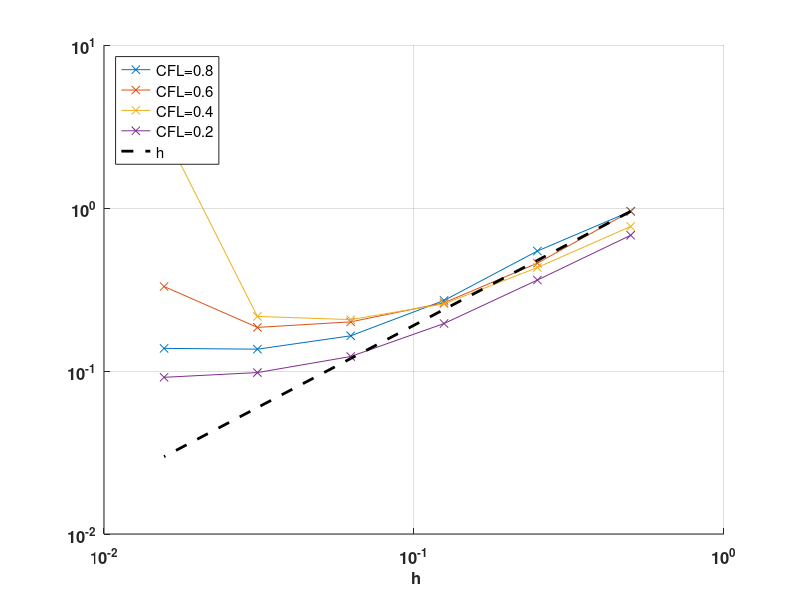
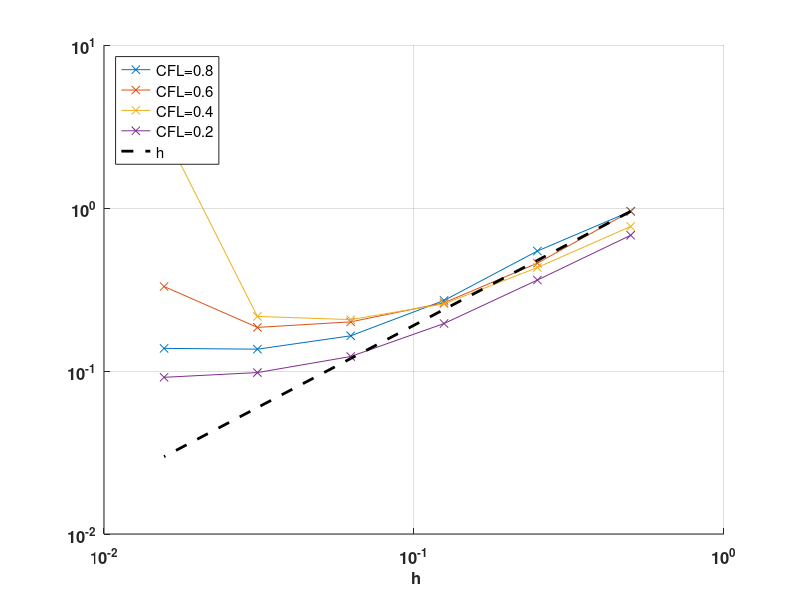

Write the MATLAB code that produced these figures, in order.
function example5()

load ./results/BITexample5_0.8.mat
err=stopTimeL2ErrH(:,1);
load ./results/BITexample5_0.6.mat
err=[err,stopTimeL2ErrH(:,1)];
load ./results/BITexample5_0.4.mat
err=[err,stopTimeL2ErrH(:,1)];
load ./results/BITexample5_0.2.mat
err=[err,stopTimeL2ErrH(:,1)];

figure; 
hold on;
plot(mw,err(:,1),'x-',...
    mw,err(:,2),'x-',...
    mw,err(:,3),'x-',...
    mw,err(:,4),'x-',...
    mw,err(1,1)/mw(1)*mw,'k--','Linewidth',2,'MarkerSize',8);
grid('on');
set(gca,'YScale','log','XScale','log','FontSize',12,'FontWeight','bold');
xlabel('{\bf h}','FontSize',12,'FontWeight','bold');
ylabel('{\bf }','FontSize',12,'FontWeight','bold');
legend('CFL=0.8','CFL=0.6','CFL=0.4','CFL=0.2','h','Location','Northwest');
hold off;

saveas(gcf,'./results/BITexample5.fig')
print('-depsc' ,'./results/BITexample5.eps')

